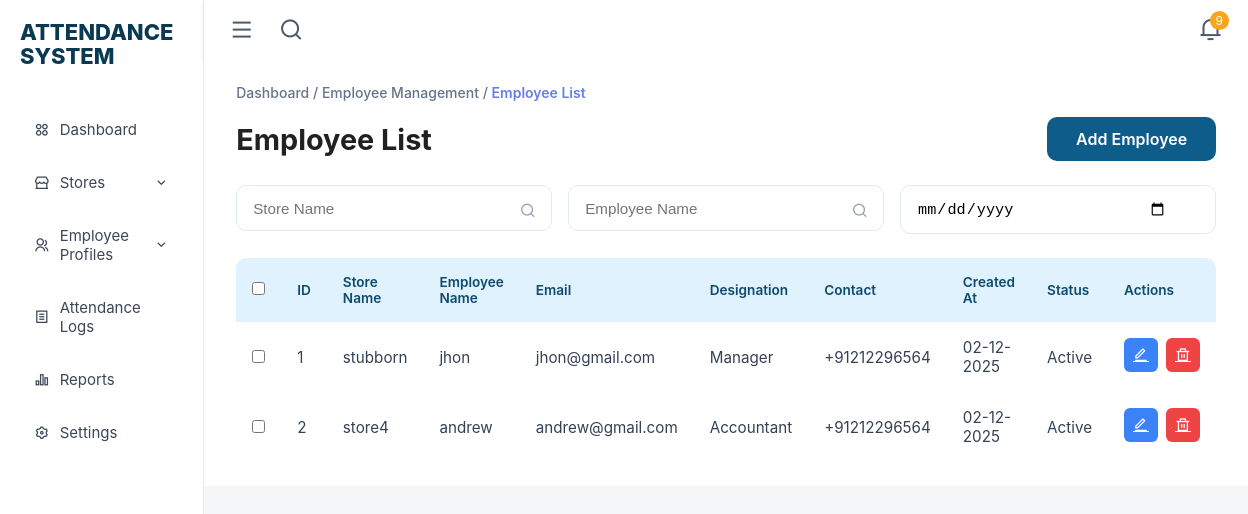
The app's page /employeelist with its own data.
### app/model.py (models this page shows)
class Employee(db.Model):
    id =  db.Column(db.Integer, primary_key=True, autoincrement=True)
    store_id = db.Column(db.Integer, db.ForeignKey('store.id'), nullable=False)
    store = db.relationship('Store', backref='employees')
    employee_name = db.Column(db.String(255), nullable=False)
    email = db.Column(db.String(150), nullable=False)
    designation = db.Column(db.String(200), nullable=False)
    status = db.Column(db.String(50), default="active")
    address_name = db.Column(db.String(255), nullable=False)
    street_name = db.Column(db.String(255), nullable=False)
    town = db.Column(db.String(255), nullable=False)
    locality = db.Column(db.String(255), nullable=False)
    post_code = db.Column(db.String(255), nullable=False)
    contact1 = db.Column(db.String(50), nullable=False)
    contact2 = db.Column(db.String(50))
    created_at = db.Column(db.DateTime, default=datetime.utcnow)

class Store(db.Model):
    id = db.Column(db.Integer, primary_key=True, autoincrement=True)
    store_name = db.Column(db.String(255), nullable=False)
    email = db.Column(db.String(150), nullable=False)
    address_name = db.Column(db.String(255), nullable=False)
    street_name = db.Column(db.String(255), nullable=False)
    town = db.Column(db.String(255), nullable=False)
    locality = db.Column(db.String(255), nullable=False)
    post_code = db.Column(db.String(255), nullable=False)
    contact1 = db.Column(db.String(50), nullable=False)
    contact2 = db.Column(db.String(50))
    created_at = db.Column(db.DateTime, default=datetime.utcnow)

### app/routes/employeelist.py (the view)
@employeelist_bp.route("/employeelist", methods = ["GET","POST"])
def employeelist():
    employees = Employee.query.all()
    print(employees)
    return render_template('employeelist.html', employees=employees)

### app/templates/employeelist.html (shortened to what this page needs)
{% extends "base.html" %}
{% block content %}
    <link href="https://cdn.jsdelivr.net/npm/remixicon@4.4.0/fonts/remixicon.css" rel="stylesheet">
    <link rel="stylesheet" href="{{ url_for('static', filename='css/employeelist.css') }}">
</head>
<body>
    <div class="page">
        <div class="breadcrumbs">
            Dashboard / Employee Management / <span>Employee List</span>
        </div>
        <div class="header-row">
            <h2>Employee List</h2>
            <a class="add-btn" href="{{ url_for('addemployee.addemployee') }}">Add Employee</a>
        </div>
        <div class="filters">
            <div class="input-box">
                <input type="text" placeholder="Store Name">
                <i class="ri-search-line"></i>
            </div>
            <div class="input-box">
                <input type="text" placeholder="Employee Name">
                <i class="ri-search-line"></i>
            </div>
            <div class="input-box">
                <input type="date">
            </div>
        </div>
        <div class="table-container">
            <table class="emp-table">
                <thead>
                    <tr>
                        <th><input type="checkbox"></th>
                        <th>ID</th>
                        <th>Store Name</th>
                        <th>Employee Name</th>
                        <th>Email</th>
                        <th>Designation</th>
                        <th>Contact</th>
                        <th>Created At</th>
                        <th>Status</th>
                        <th>Actions</th>
                    </tr>
                </thead>
                <tbody>
                    {% for i in employees %}
                    <tr>
                        <td> <input type="checkbox"></td>
                        <td>{{ i.id }}</td>
                        <td>{{ i.store.store_name }}</td>
                        <td>{{ i.employee_name }}</td>
                        <td>{{ i.email }}</td>
                        <td>{{ i.designation }}</td>
                        <td>{{ i.contact1 }}</td>
                        <td>{{ i.created_at.strftime('%d-%m-%Y') }}</td>
                        <td>{{ i.status }}</td>
                        <td class="actions">
                            <a href="/edit-store/{{ i.id }}" class="edit-btn"><i class="ri-edit-line"></i></a>
                            <a href="/delete-store/{{ i.id }}" class="delete-btn"><i class="ri-delete-bin-line"></i></a>
                        </td>
                    </tr>
                    {% endfor %}
                </tbody>
            </table>
        </div>
    </div>
</body>
</html>
{% endblock %}

### app/templates/base.html (shortened to what this page needs)
<!DOCTYPE html>
<html lang="en">
<head>
    <link href="https://cdn.jsdelivr.net/npm/remixicon@4.4.0/fonts/remixicon.css" rel="stylesheet">
    <link rel="stylesheet" href="{{ url_for('static', filename='css/sidebar.css') }}">
</head>
<body>
    <div class="layout">
        <div class="sidebar">
            <h2 class="sidebar-title">ATTENDANCE<br>SYSTEM</h2>
            <ul class="menu">
                <li>
                    <a href="dashboard.html">
                        <i class="ri-apps-2-line"></i> Dashboard
                    </a>
                </li>
                <li class="dropdown">
                    <a class="dropdown-btn">
                        <i class="ri-store-2-line"></i> Stores
                        <i class="ri-arrow-down-s-line arrow"></i>
                    </a>
                </li>
                <li class="dropdown">
                    <a class="dropdown-btn">
                        <i class="ri-group-line"></i> Employee Profiles
                        <i class="ri-arrow-down-s-line arrow"></i>
                    </a>
                </li>
                <li>
                    <a href="attendance-logs.html">
                        <i class="ri-file-list-line"></i> Attendance Logs
                    </a>
                </li>
                <li>
                    <a href="reports.html">
                        <i class="ri-bar-chart-2-line"></i> Reports
                    </a>
                </li>
                <li>
                    <a href="settings.html">
                        <i class="ri-settings-3-line"></i> Settings
                    </a>
                </li>
            </ul>
        </div>
        <div class="right-area">
            <header class="topbar">
                <div class="left-icons">
                    <i class="ri-menu-line"></i>
                    <i class="ri-search-line"></i>
                </div>
                <div class="right-icons">
                    <div class="bell-container">
                        <i class="ri-notification-3-line bell"></i>
                        <span class="notif">9</span>
                    </div>
                </div>
            </header>
            {% block content %}  {% endblock %}
</body>
</html>

### app/static/css/sidebar.css (style rules this page uses)
body { margin: 0; font-family: "Inter", sans-serif; }
.layout { display: flex; height: 100vh; }
.sidebar { width: 260px; height: 100vh; padding: 20px; background: white; border-right: 1px solid #eaeaea; }
.sidebar-title { font-size: 22px; font-weight: 800; color: #0A3A52; margin-bottom: 40px; line-height: 1.1; }
.menu { list-style: none; padding: 0; margin: 0; }
.menu li { margin-bottom: 10px; }
.menu a { display: flex; align-items: center; gap: 10px; padding: 12px 14px; text-decoration: none; color: #3b4657; font-size: 15px; border-radius: 8px; }
.dropdown-btn { cursor: pointer; }
.arrow { margin-left: auto; transition: 0.3s; }
.right-area { flex: 1; background: #f5f6f8; display: flex; flex-direction: column; }
.topbar { height: 60px; background: #ffffff; display: flex; justify-content: space-between; align-items: center; padding: 0 25px; box-shadow: 0px 2px 5px rgba(0,0,0,0.08); }
.left-icons i { font-size: 24px; color: #4a596b; margin-right: 20px; cursor: pointer; }
.right-icons { display: flex; align-items: center; gap: 25px; }
.bell-container { position: relative; }
.bell { font-size: 24px; color: #4a596b; }
.notif { position: absolute; top: -6px; right: -6px; background: #f7a51a; color: white; font-size: 12px; padding: 2px 6px; border-radius: 50%; }

### app/static/css/employeelist.css (style rules this page uses)
* { margin: 0; padding: 0; box-sizing: border-box; }
body { font-family: -apple-system, BlinkMacSystemFont, 'Segoe UI', Roboto, Oxygen, Ubuntu, Cantarell, sans-serif; background: #f8fafc; min-height: 100vh; }
.page { width: 100%; margin-left: 0 !important; padding: 1.5rem 2rem; background: white; border-radius: 0; }
.breadcrumbs { color: #64748b; font-size: 0.875rem; margin-bottom: 1rem; font-weight: 500; }
.breadcrumbs span { color: #667eea; font-weight: 600; }
.header-row { display: flex; justify-content: space-between; align-items: center; margin-bottom: 1.5rem; }
.header-row h2 { font-size: 1.8rem; background: linear-gradient(135deg, #222222 0%, #202020 100%); -webkit-background-clip: text; -webkit-text-fill-color: transparent; font-weight: 700; }
.add-btn { background:#0d5c89; color: white; padding: 0.75rem 1.8rem; border-radius: 10px; text-decoration: none; font-weight: 600; display: inline-flex; align-items: center; gap: 0.5rem; transition: all 0.3s ease; }
.filters { display: grid; grid-template-columns: repeat(auto-fit, minmax(220px, 1fr)); gap: 1rem; margin-bottom: 1.5rem; }
.input-box { position: relative; }
.input-box input { width: 100%; padding: 0.85rem 1rem; padding-right: 3rem; border: 1.8px solid #e2e8f0; border-radius: 10px; font-size: 0.95rem; }
.input-box i { position: absolute; right: 1rem; top: 50%; transform: translateY(-50%); color: #94a3b8; }
.table-container { width: 100%; overflow-x: auto; border-radius: 10px; }
.emp-table { width: 100%; border-collapse: collapse; background: white; }
.emp-table thead { background: #e0f2fe; color: #0c4a6e; }
.emp-table th { padding: 1rem; text-align: left; font-size: 0.85rem; font-weight: 600; }
.emp-table td { padding: 1rem; font-size: 0.95rem; color: #334155; }
.actions { display: flex; gap: 0.5rem; }
.edit-btn, .delete-btn { width: 34px; height: 34px; border-radius: 6px; display: flex; justify-content: center; align-items: center; color: white; }
.edit-btn { background: #3b82f6; }
.delete-btn { background: #ef4444; }

### records on screen
Employee: id "1", store.store_name "stubborn", employee_name "jhon", email "jhon@gmail.com", designation "Manager", contact1 "+91212296564", created_at "02-12-2025", status "Active"
Employee: id "2", store.store_name "store4", employee_name "andrew", email "andrew@gmail.com", designation "Accountant", contact1 "+91212296564", created_at "02-12-2025", status "Active"
